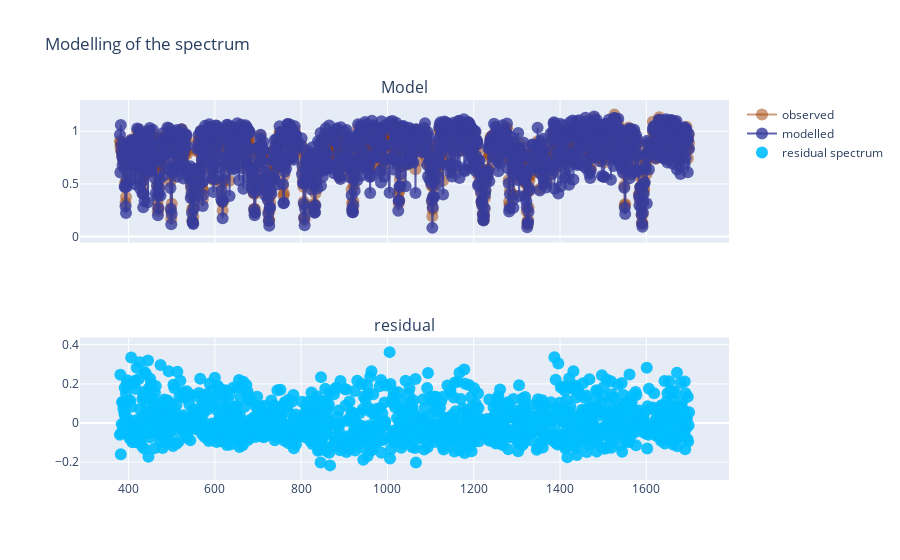

The cell this chart's notebook holds for it:
### Code cell
# A wrapper to fit the continuum
S_a = lambda x, a0: S_mod(x, vg, [a0], bg, sg)
a, e_a = curve_fit(S_a, i[i_ok], f[i_ok])
show_model(i[i_ok], f[i_ok], S_a(i[i_ok],*a), res=True)

### Figure 1 — Plotly figure (JSON) as saved in the notebook; plotly's stock layout.template omitted (floating-point values rounded to 4 significant figures; data arrays with more than 128 entries replaced by an {"elided": "..."} marker saying what was removed)
{"data": [{"marker": {"color": "rgba(155,60,0,0.5)", "size": 12}, "mode": "markers+lines", "name": "observed", "type": "scatter", "x": {"elided": "1261 int values"}, "xaxis": "x", "y": {"elided": "1261 float values"}, "yaxis": "y"}, {"marker": {"color": "rgba(55,60,155,0.8)", "size": 12}, "mode": "markers+lines", "name": "modelled", "type": "scatter", "x": {"elided": "1261 int values"}, "xaxis": "x", "y": {"elided": "1261 float values"}, "yaxis": "y"}, {"marker": {"color": "rgba(0,190,255,0.9)", "size": 12}, "mode": "markers", "name": "residual spectrum", "type": "scatter", "x": {"elided": "1261 int values"}, "xaxis": "x2", "y": {"elided": "1261 float values"}, "yaxis": "y2"}], "layout": {"annotations": [{"font": {"size": 16}, "showarrow": false, "text": "Model", "x": 0.5, "xanchor": "center", "xref": "paper", "y": 1, "yanchor": "bottom", "yref": "paper"}, {"font": {"size": 16}, "showarrow": false, "text": "residual", "x": 0.5, "xanchor": "center", "xref": "paper", "y": 0.375, "yanchor": "bottom", "yref": "paper"}], "title": {"text": "Modelling of the spectrum"}, "xaxis": {"anchor": "y", "domain": [0, 1], "matches": "x2", "showticklabels": false}, "xaxis2": {"anchor": "y2", "domain": [0, 1]}, "yaxis": {"anchor": "x", "domain": [0.625, 1]}, "yaxis2": {"anchor": "x2", "domain": [0, 0.375]}}}
